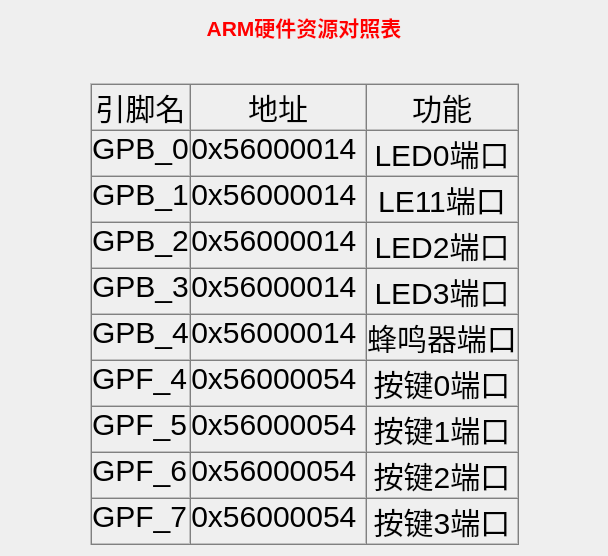
<?xml version="1.0" encoding="UTF-8"?>
<ui version="4.0">
 <class>Description</class>
 <widget class="QWidget" name="Description">
  <property name="geometry">
   <rect>
    <x>0</x>
    <y>0</y>
    <width>608</width>
    <height>448</height>
   </rect>
  </property>
  <property name="windowTitle">
   <string>Form</string>
  </property>
  <layout class="QGridLayout" name="gridLayout">
   <item row="0" column="0">
    <widget class="QLabel" name="label">
     <property name="text">
      <string>&lt;html&gt;&lt;head/&gt;&lt;body&gt;&lt;p align=&quot;center&quot;&gt;&lt;span style=&quot; font-size:16pt; font-weight:600; color:#ff0000;&quot;&gt;ARM硬件资源对照表&lt;/span&gt;&lt;/p&gt;&lt;p&gt;&lt;br/&gt;&lt;/p&gt;&lt;table border=&quot;1&quot; style=&quot; margin-top:0px; margin-bottom:0px; margin-left:0px; margin-right:0px;&quot; align=&quot;center&quot; cellspacing=&quot;0&quot; cellpadding=&quot;0&quot;&gt;&lt;tr&gt;&lt;td&gt;&lt;p align=&quot;center&quot;&gt;&lt;span style=&quot; font-size:30px;&quot;&gt;引脚名&lt;/span&gt;&lt;/p&gt;&lt;/td&gt;&lt;td&gt;&lt;p align=&quot;center&quot;&gt;&lt;span style=&quot; font-size:30px;&quot;&gt;地址&lt;/span&gt;&lt;/p&gt;&lt;/td&gt;&lt;td&gt;&lt;p align=&quot;center&quot;&gt;&lt;span style=&quot; font-size:30px;&quot;&gt;功能&lt;/span&gt;&lt;/p&gt;&lt;/td&gt;&lt;/tr&gt;&lt;tr&gt;&lt;td&gt;&lt;p&gt;&lt;span style=&quot; font-size:30px;&quot;&gt;GPB_0&lt;/span&gt;&lt;/p&gt;&lt;/td&gt;&lt;td&gt;&lt;p align=&quot;center&quot;&gt;&lt;span style=&quot; font-size:30px;&quot;&gt;0x56000014 &lt;/span&gt;&lt;/p&gt;&lt;/td&gt;&lt;td&gt;&lt;p align=&quot;center&quot;&gt;&lt;span style=&quot; font-size:30px;&quot;&gt;LED0端口&lt;/span&gt;&lt;/p&gt;&lt;/td&gt;&lt;/tr&gt;&lt;tr&gt;&lt;td&gt;&lt;p&gt;&lt;span style=&quot; font-size:30px;&quot;&gt;GPB_1&lt;/span&gt;&lt;/p&gt;&lt;/td&gt;&lt;td&gt;&lt;p align=&quot;center&quot;&gt;&lt;span style=&quot; font-size:30px;&quot;&gt;0x56000014 &lt;/span&gt;&lt;/p&gt;&lt;/td&gt;&lt;td&gt;&lt;p align=&quot;center&quot;&gt;&lt;span style=&quot; font-size:30px;&quot;&gt;LE11端口&lt;/span&gt;&lt;/p&gt;&lt;/td&gt;&lt;/tr&gt;&lt;tr&gt;&lt;td&gt;&lt;p&gt;&lt;span style=&quot; font-size:30px;&quot;&gt;GPB_2&lt;/span&gt;&lt;/p&gt;&lt;/td&gt;&lt;td&gt;&lt;p align=&quot;center&quot;&gt;&lt;span style=&quot; font-size:30px;&quot;&gt;0x56000014 &lt;/span&gt;&lt;/p&gt;&lt;/td&gt;&lt;td&gt;&lt;p align=&quot;center&quot;&gt;&lt;span style=&quot; font-size:30px;&quot;&gt;LED2端口&lt;/span&gt;&lt;/p&gt;&lt;/td&gt;&lt;/tr&gt;&lt;tr&gt;&lt;td&gt;&lt;p&gt;&lt;span style=&quot; font-size:30px;&quot;&gt;GPB_3&lt;/span&gt;&lt;/p&gt;&lt;/td&gt;&lt;td&gt;&lt;p align=&quot;center&quot;&gt;&lt;span style=&quot; font-size:30px;&quot;&gt;0x56000014 &lt;/span&gt;&lt;/p&gt;&lt;/td&gt;&lt;td&gt;&lt;p align=&quot;center&quot;&gt;&lt;span style=&quot; font-size:30px;&quot;&gt;LED3端口&lt;/span&gt;&lt;/p&gt;&lt;/td&gt;&lt;/tr&gt;&lt;tr&gt;&lt;td&gt;&lt;p&gt;&lt;span style=&quot; font-size:30px;&quot;&gt;GPB_4&lt;/span&gt;&lt;/p&gt;&lt;/td&gt;&lt;td&gt;&lt;p align=&quot;center&quot;&gt;&lt;span style=&quot; font-size:30px;&quot;&gt;0x56000014 &lt;/span&gt;&lt;/p&gt;&lt;/td&gt;&lt;td&gt;&lt;p align=&quot;center&quot;&gt;&lt;span style=&quot; font-size:30px;&quot;&gt;蜂鸣器端口&lt;/span&gt;&lt;/p&gt;&lt;/td&gt;&lt;/tr&gt;&lt;tr&gt;&lt;td&gt;&lt;p&gt;&lt;span style=&quot; font-size:30px;&quot;&gt;GPF_4&lt;/span&gt;&lt;/p&gt;&lt;/td&gt;&lt;td&gt;&lt;p align=&quot;center&quot;&gt;&lt;span style=&quot; font-size:30px;&quot;&gt;0x56000054 &lt;/span&gt;&lt;/p&gt;&lt;/td&gt;&lt;td&gt;&lt;p align=&quot;center&quot;&gt;&lt;span style=&quot; font-size:30px;&quot;&gt;按键0端口&lt;/span&gt;&lt;/p&gt;&lt;/td&gt;&lt;/tr&gt;&lt;tr&gt;&lt;td&gt;&lt;p&gt;&lt;span style=&quot; font-size:30px;&quot;&gt;GPF_5&lt;/span&gt;&lt;/p&gt;&lt;/td&gt;&lt;td&gt;&lt;p align=&quot;center&quot;&gt;&lt;span style=&quot; font-size:30px;&quot;&gt;0x56000054 &lt;/span&gt;&lt;/p&gt;&lt;/td&gt;&lt;td&gt;&lt;p align=&quot;center&quot;&gt;&lt;span style=&quot; font-size:30px;&quot;&gt;按键1端口&lt;/span&gt;&lt;/p&gt;&lt;/td&gt;&lt;/tr&gt;&lt;tr&gt;&lt;td&gt;&lt;p&gt;&lt;span style=&quot; font-size:30px;&quot;&gt;GPF_6&lt;/span&gt;&lt;/p&gt;&lt;/td&gt;&lt;td&gt;&lt;p align=&quot;center&quot;&gt;&lt;span style=&quot; font-size:30px;&quot;&gt;0x56000054 &lt;/span&gt;&lt;/p&gt;&lt;/td&gt;&lt;td&gt;&lt;p align=&quot;center&quot;&gt;&lt;span style=&quot; font-size:30px;&quot;&gt;按键2端口&lt;/span&gt;&lt;/p&gt;&lt;/td&gt;&lt;/tr&gt;&lt;tr&gt;&lt;td&gt;&lt;p&gt;&lt;span style=&quot; font-size:30px;&quot;&gt;GPF_7&lt;/span&gt;&lt;/p&gt;&lt;/td&gt;&lt;td&gt;&lt;p align=&quot;center&quot;&gt;&lt;span style=&quot; font-size:30px;&quot;&gt;0x56000054 &lt;/span&gt;&lt;/p&gt;&lt;/td&gt;&lt;td&gt;&lt;p align=&quot;center&quot;&gt;&lt;span style=&quot; font-size:30px;&quot;&gt;按键3端口&lt;/span&gt;&lt;/p&gt;&lt;/td&gt;&lt;/tr&gt;&lt;/table&gt;&lt;/body&gt;&lt;/html&gt;</string>
     </property>
    </widget>
   </item>
  </layout>
 </widget>
 <resources/>
 <connections/>
</ui>
